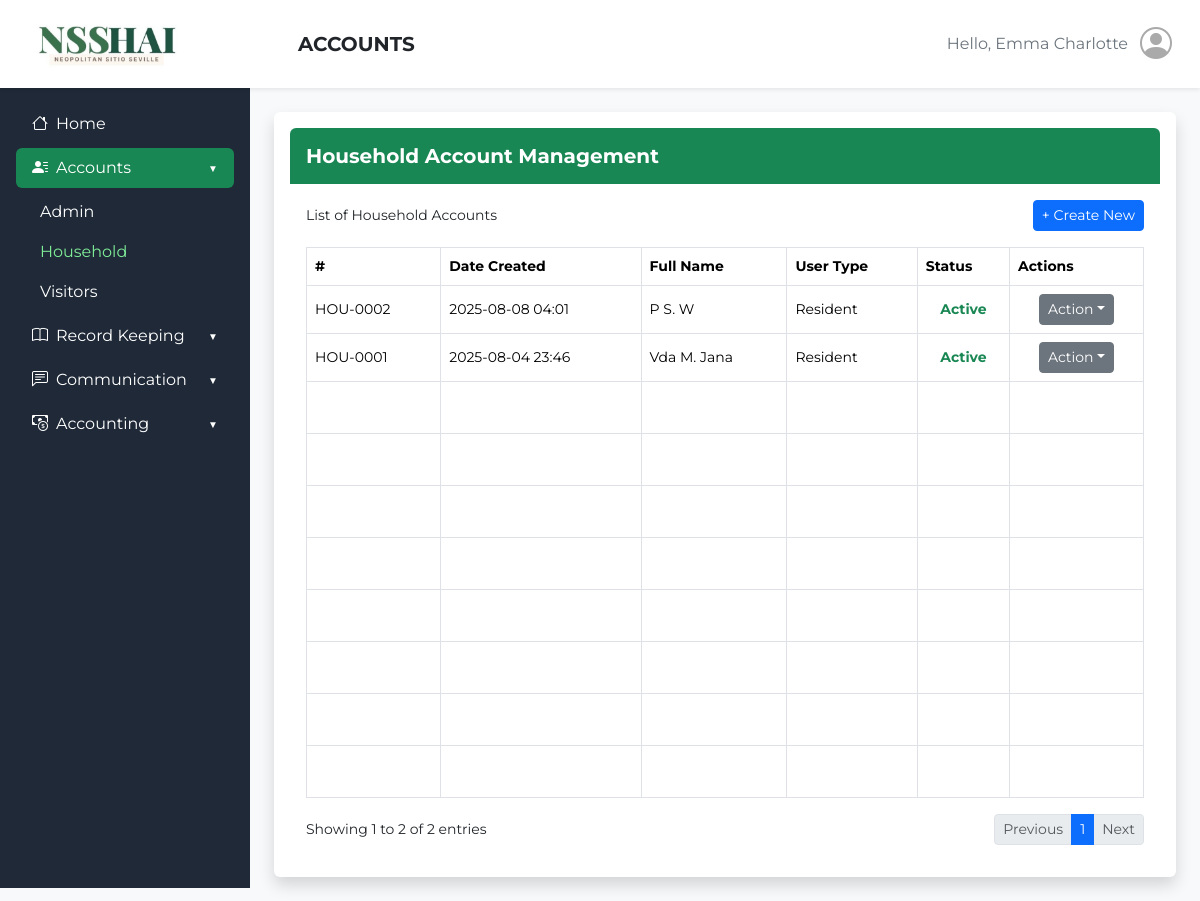
The page /admin_side/household_accounts.php (signed in) on the database as committed earlier.
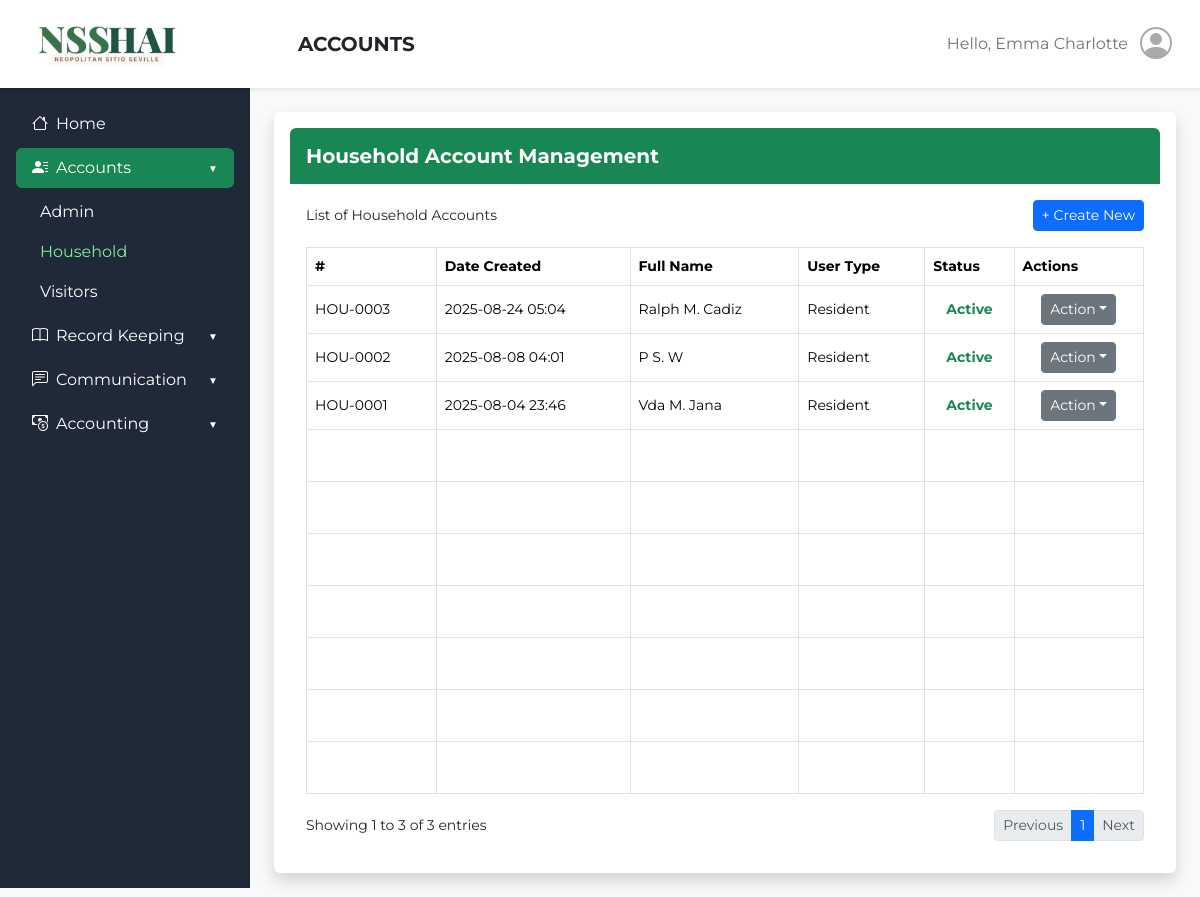
The same page on the database as committed later.
### tables this page shows
CREATE TABLE `household_accounts` (
  `household_id` varchar(50) NOT NULL,
  `profile_picture` longblob DEFAULT NULL,
  `first_name` varchar(50) NOT NULL,
  `middle_name` varchar(50) NOT NULL,
  `last_name` varchar(50) NOT NULL,
  `date_of_birth` date NOT NULL,
  `age` int(11) NOT NULL,
  `sex` enum('Male','Female','Other') NOT NULL,
  `cellphone_number` varchar(20) DEFAULT NULL,
  `landline` varchar(20) DEFAULT NULL,
  `email_address` varchar(100) DEFAULT NULL,
  `password` varchar(255) NOT NULL,
  `street_address` varchar(100) NOT NULL,
  `street_address_2` varchar(100) DEFAULT NULL,
  `city` varchar(50) NOT NULL,
  `state_province` varchar(50) NOT NULL,
  `barangay` varchar(50) NOT NULL,
  `postal_zip_code` varchar(20) NOT NULL,
  `members` int(11) NOT NULL,
  `created_at` timestamp NOT NULL DEFAULT current_timestamp(),
  `status` enum('Active','Inactive') DEFAULT 'Active',
  `rfid` varchar(50) NOT NULL
);

### admin_side/household_accounts.php (the view, shortened to what the changed rows need)
<?php
require '../rfid-api/db.php';
$entriesPerPage = 10;
$currentPage = isset($_GET['page']) ? (int) $_GET['page'] : 1;
$currentPage = max(1, $currentPage);
$offset = ($currentPage - 1) * $entriesPerPage;
$countSql = "SELECT COUNT(*) as total FROM household_accounts";
$countResult = $conn->query($countSql);
$totalEntries = $countResult->fetch_assoc()['total'];
$totalPages = ceil($totalEntries / $entriesPerPage);
$sql = "SELECT household_id, first_name, middle_name, last_name, members, status, created_at
        FROM household_accounts
        ORDER BY created_at DESC
        LIMIT $entriesPerPage OFFSET $offset";
$result = $conn->query($sql);
?>
<!DOCTYPE html>
<html lang="en">
<head>
    <link href="https://cdn.jsdelivr.net/npm/bootstrap@5.3.3/dist/css/bootstrap.min.css" rel="stylesheet">
    <link href="https://cdn.jsdelivr.net/npm/bootstrap-icons@1.11.3/font/bootstrap-icons.css" rel="stylesheet">
</head>
<body class="bg-light">
    <header class="bg-white shadow-sm py-3 px-4 d-flex align-items-center">
        <div class="d-flex justify-content-between align-items-center flex-grow-1">
            <h1 class="h5 mb-0 fw-bold">ACCOUNTS</h1>
        </div>
    </header>
    <div class="d-flex">
        <main class="flex-fill p-4">
            <div class="bg-white shadow rounded p-3">
                <div class="p-3">
                    <div class="table-responsive">
                        <table class="table table-bordered table-hover">
                            <thead class="bg-success text-white small">
                                <tr>
                                    <th>#</th>
                                    <th>Date Created</th>
                                    <th>Full Name</th>
                                    <th>User Type</th>
                                    <th>Status</th>
                                    <th>Actions</th>
                                </tr>
                            </thead>
                            <tbody class="small align-middle" style="min-height: 520px; display: table-row-group;">
                                <?php
                                if ($result->num_rows > 0) {
                                    while ($row = $result->fetch_assoc()) {
                                        $household_id = $row['household_id'];
                                        $fullName = $row['first_name'] . ' ' . substr($row['middle_name'], 0, 1) . '. ' . $row['last_name'];
                                        $userType = "Resident";
                                        $status = $row['status'] === 'Active' ? 'text-success' : 'text-danger';
                                        $statusText = ucfirst($row['status']);
                                        $created = date('Y-m-d H:i', strtotime($row['created_at']));
                                        echo '
                            <tr>
                                <td>' . $household_id . '</td>
                                <td>' . $created . '</td>
                                <td>' . $fullName . '</td>
                                <td>' . $userType . '</td>
                                <td class="' . $status . ' text-center fw-bold">' . $statusText . '</td>
                                <td>
                                    <div class="dropdown text-center">
                                        <button class="btn btn-sm btn-secondary dropdown-toggle" data-bs-toggle="dropdown">Action</button>
                                        <ul class="dropdown-menu">
                                            <li><a class="dropdown-item" href="household/view_household.php?id=' . $household_id . '">View Details</a></li>
                                            <li><a class="dropdown-item" href="household/edit_household.php?id=' . $household_id . '">Edit Details</a></li>
                                            <li><a class="dropdown-item" href="household/archive_household.php?id=' . $household_id . '">Delete Account</a></li>
                                        </ul>
                                    </div>
                                </td>
                            </tr>';
                                    }
                                }
                                ?>
                            </tbody>
                        </table>
                        <div class="d-flex justify-content-between align-items-center mt-2">
                            <?php
                            $start = $totalEntries > 0 ? $offset + 1 : 0;
                            $end = min($offset + $entriesPerPage, $totalEntries);
                            echo "<span class='small'>Showing $start to $end of $totalEntries entries</span>";
                            ?>
                            <nav>
                                <ul class="pagination pagination-sm m-0">
                                    <?php
                                    if ($totalEntries > 0) {
                                        $startPage = max(1, $currentPage - 2);
                                        $endPage = min($totalPages, $currentPage + 2);
                                        for ($i = $startPage; $i <= $endPage; $i++) {
                                            $activeClass = $i == $currentPage ? 'active' : '';
                                            echo "<li class='page-item $activeClass'><a class='page-link' href='?page=$i'>$i</a></li>";
                                        }
                                    } else {
                                        echo "<li class='page-item disabled'><a class='page-link'>Previous</a></li>";
                                        echo "<li class='page-item active'><a class='page-link'>1</a></li>";
                                        echo "<li class='page-item disabled'><a class='page-link'>Next</a></li>";
                                    }
                                    ?>
                                </ul>
                            </nav>
                        </div>
                    </div>
                </div>
            </div>
        </main>
    </div>
</body>
</html>

Rows that differ between the two databases and show on the page:
added household_accounts: household_id "HOU-0003", created_at "2025-08-24 05:04", fullName "Ralph M. Cadiz", userType "Resident", status "Active"
Other text that changed with them:
$end: "2" → "3"
$totalEntries: "2" → "3"
